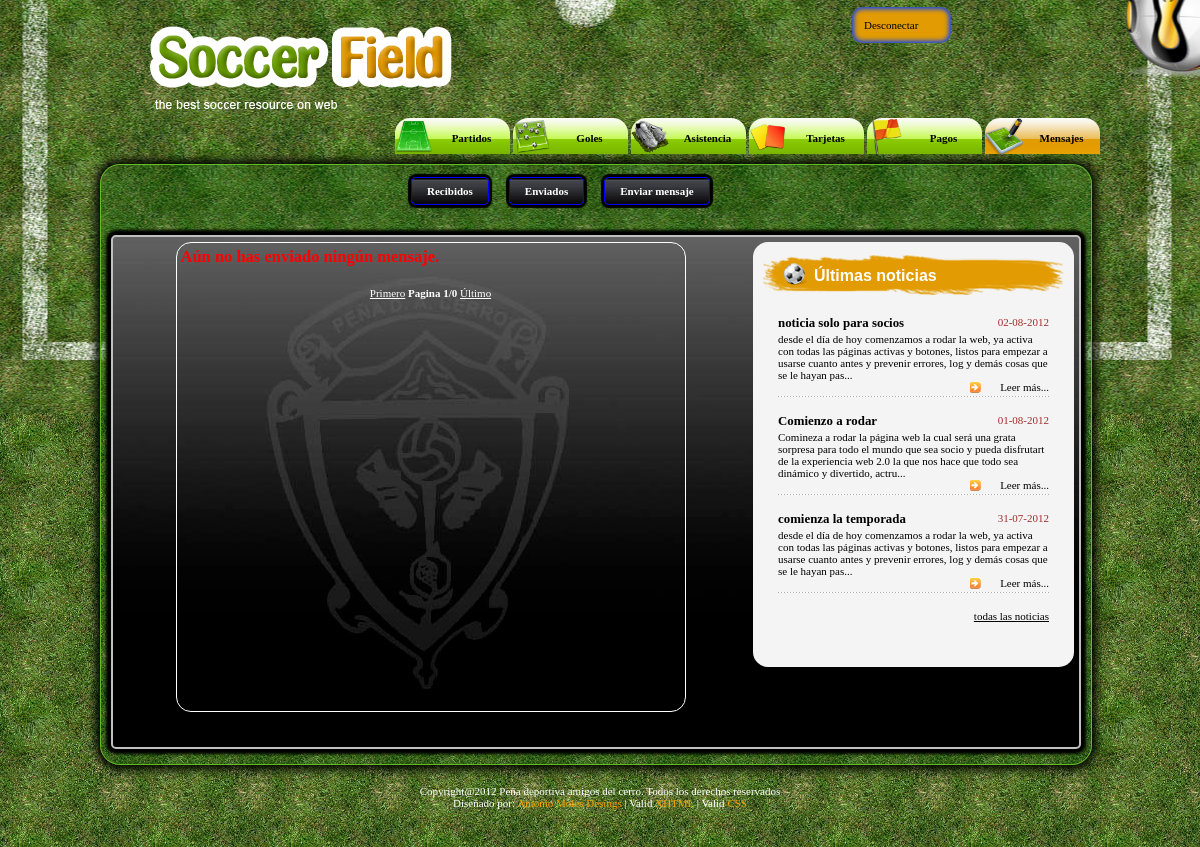
Page /socio/mensajes/enviados.php (signed in) on the committed database.
### tables this page shows
CREATE TABLE IF NOT EXISTS `noticias` (
  `id` int(8) NOT NULL AUTO_INCREMENT,
  `usu` varchar(25) NOT NULL,
  `fecha` timestamp NOT NULL DEFAULT CURRENT_TIMESTAMP,
  `titulo` varchar(50) NOT NULL,
  `contenido` text NOT NULL,
  `tipo` enum('p','s') NOT NULL,
  PRIMARY KEY (`id`,`usu`,`fecha`),
  KEY `noticias_usu_sociousuario` (`usu`)
);

### socio/mensajes/enviados.php (the view, shortened to what this page needs)
<!DOCTYPE html PUBLIC "-//W3C//DTD XHTML 1.0 Transitional//EN" "http://www.w3.org/TR/xhtml1/DTD/xhtml1-transitional.dtd">
<html xmlns="http://www.w3.org/1999/xhtml">
<head>
<link href="../../css/socio.css" rel="stylesheet" type="text/css"/>
<link href="./css/mensajes.css" rel="stylesheet" type="text/css"/>
</head>
<body>
<div id="topimg">
  <?php
		if (isset($_SESSION['usu'])&&isset($_SESSION['pas'])) {
	?>
  <div id="maincontent">
    <div id="header" class="clearfix">
     <div id="Logo">
        <h1></h1>
      </div>
      <div id="selSubHeader" class="clsFloatRight">
	<div id="identificacion">
	  <a href="../../index.php?desconectar=1" >Desconectar</a>
	  </div>
        <ul class="clsClearFixSub">
          <li><a href="../partidos/partidos.php"><img src="../../images/socio/1.png"/>Partidos</a></li>
          <li><a href="../goles/goles.php"><img src="../../images/socio/2.png"/>Goles</a></li>
          <li><a href="../asistencia/asistencia.php"><img src="../../images/socio/3.png"/>Asistencia</a></li>
          <li><a href="../tarjetas/tarjetas.php"><img src="../../images/socio/4.png"/>Tarjetas</a></li>
          <li><a href="../pagos/pagos.php"><img src="../../images/socio/5.png"/>Pagos</a></li>
		  <li class="clsActive"><a href="./mensajes.php"><img src="../../images/socio/6.png"/>Mensajes</a></li>
		</ul>
      </div>
    </div>
    <div id="contenido">
     <div id="submenu" class="submenugoles">
	<ul class="mensajes">
	<li><a href="./recibidos.php">Recibidos</a></li>
	<li><a href="./enviados.php">Enviados</a></li>
	<li><a href="./enviarmensaje.php">Enviar mensaje</a></li>
	</ul>
	</div>
	<div id="resultado">
	<div id="right" class="cajanoticias">
          <div class="right_header">
            <h2>Últimas noticias</h2>
            <div class="rc_list">
              <div class="rc_bx">
                <?php
					include ('../../php/conexion.php');
					$instruccion = "SELECT id,titulo, contenido, fecha
									FROM noticias
									ORDER BY fecha DESC
									LIMIT 0 , 3" ;
					$consulta = mysql_query ($instruccion, $conexion)
						or die ("Fallo en la consulta");
					$nfilas = mysql_num_rows ($consulta);
					for ($i=0; $i<$nfilas; $i++)
										{
										$resultado = mysql_fetch_array ($consulta);
										$dia=substr($resultado['fecha'],8,2);
										$mes=substr($resultado['fecha'],5,2);
										$ano=substr($resultado['fecha'],0,4);
										$fecha=$dia."-".$mes."-".$ano;
										echo "
										<div class='rc_bx'>
										<h3>".$resultado['titulo']."</h3><p class='fechanoticias'>".$fecha."</p>
										<p>".substr($resultado['contenido'], 0, 200)."...</p>
										<div  class='readmore clsFloatRight'> <a class='clsFloatRight' href='../leernoticia.php?noticia=".$resultado['id']."'>Leer más...</a> </div>
										<div class='dotlineC'></div>
										</div>
										";
										}
					echo "<div><p style='text-decoration:underline;text-align:right;'><a href='../paginadornoticias/leernoticias.php'>todas las noticias</a></p></div>";
					?>
              </div>
            </div>
          </div>
        </div>
	<div id="left">
	<div id="drcha">
	<?php
include ('./consultaenviados.php');
	?>
	</div>
	</div>
	</div>
    </div>
	<?php
			}
	?>
    <div id="footer">
	<div class="txtf">
		<p>Copyright@2012 Peña deportiva amigos del cerro. Todos los derechos reservados<br/>
		Diseñado por: <a href="http://es.linkedin.com/pub/antonio-moles-leiva/3a/70/970"><span> Antonio Moles Desings </span></a>| Valid<a href="http://validator.w3.org/check/referer"><span> XHTML </span></a> | Valid <a href="http://jigsaw.w3.org/css-validator/check/referer"><span> CSS </span></a></p>
	</div>
	</div>
  </div>*/
</div>
</body>
</html>

### css/socio.css (style rules this page uses)
body { font-family:Tahoma; margin:0px; padding:0px; text-align:left; background:#3c3b41 url(../images/bg.jpg) repeat; font-size:11px; line-height:normal; }
#topimg { background: url(../images/topimg.jpg) no-repeat center top; width: 100%; display: table; }
html, body { height:auto; }
form,table,p,h1,h2,h3,h4,h5,h6,ul,li,div,dl { margin:0px; padding:0px; }
li { padding:0px; margin:0px; list-style:none; }
a { text-decoration:none; outline:none; color:#000; }
img { border:0px; vertical-align:top; margin:0px; padding:0px; }
.clsFloatRight { float:right; }
.clearfix:after { content: "."; display: block; height: 0; clear: both; visibility: hidden; }
.clearfix { display: inline-table; }
.clearfix { display: block; }
#maincontent { width:1000px; margin:0 auto; }
#header { width:1000px; }
#Logo { margin:0px; padding-top:26px; width:305px; float:left; }
#Logo h1 { background:url(../images/logo.png) no-repeat scroll 0 0; width: 302px; height: 83px; margin-left:50px }
.clsClearFixSub { margin-left:-60px; }
#identificacion { background-color:#e29b02; width: 75px; margin-top:-85px; margin-bottom:75px; margin-left:400px; padding:12px; border-radius:10px; -webkit-box-shadow: inset 0px 0px 5px 2px #0040FF; box-shadow: inset 0px 0px 5px 2px #0040FF; }
#selSubHeader { padding-top:92px; }
#selSubHeader li { background:url(../images/btnimg_s.png) no-repeat scroll center top transparent; float:left; height:36px; margin-left:3px; text-align:center; width:115px; }
#selSubHeader li a { display:block; font-weight:bold; height:36px; line-height:41px; text-decoration:none; width:115px; }
#selSubHeader li a img { width:38px;height:38px;float:left; }
#selSubHeader li a:hover, #selSubHeader .clsActive { background:url(../images/btnimg_h.png) no-repeat scroll center top transparent; height:36px; width:115px; }
#contenido { padding:0px; margin:0px; border:1px solid #62bc23; border-radius:20px; width:990px; margin-top:10px; background-image:url(../images/bgcontenido.png); box-shadow: 0px 0px 10px 4px #000000; }
#submenu { margin:10px; height:50px; clear:both; }
#submenu ul { margin:auto; height:55px; width:auto; }
#submenu ul li { float:left; display:block; margin:10px; }
#submenu ul li a { background-image:url(../images/bgsubmenu.jpg); border:1px solid blue; padding:7px 15px 7px 15px; border-radius:5px; box-shadow: 0px 0px 1px 3px #000000; color:white; font-weight:bold; }
#submenu .mensajes { margin-left:290px; }
#resultado { border:2px solid #c0c0c0; background-color:black; background-image:url(../images/bgresultado.jpg); background-repeat:no-repeat; box-shadow: 0px 0px 3px 5px #000000; border-radius:5px; margin:5px 10px 15px 10px; clear:both; }
#footer { padding:0px; margin:0px; }
.txtf { width:1000px; margin:0 auto; text-align:center; }
.txtf p { color:white; text-align:center; height:50px; padding-top:20px; }
.txtf span { color:orange; text-align:center; }
#left { padding:0px; margin-top:-500px; width:625px; min-height:500px; margin:5px; }
#right { background:url(../images/bg_c.jpg) repeat scroll; width:321px; padding-top:13px; }
#right h2 { font-family:Arial; font-size:16px; color:white; padding-left:61px; line-height:41px; }
.cajanoticias { margin:5px 5px 0px 5px; border-radius:15px; float:right; }
.right_header { background:url(../images/right_sub_t.png) no-repeat top center; padding-bottom:30px; }
.rc_list { padding:20px 25px 15px; }
.rc_bx { margin:0px; }
.fechanoticias { text-align:right; margin-top:-15px; margin-bottom:5px; color:brown; }
.readmore { background:url(../images/readmore.jpg) no-repeat center left; width:79px; }
.dotlineC { background:url(../images/dot_line.jpg) repeat-x scroll; height:3px; margin-bottom:15px; margin-top:15px; }

### socio/mensajes/css/mensajes.css (style rules this page uses)
#drcha { margin:auto; padding:4px; border:1px solid white; width:500px; min-height:460px; border-radius:15px; }

### rows in the picture
noticias: titulo "noticia solo para socios", fecha "02-08-2012", contenido "desde el día de hoy comenzamos a rodar la web, ya activa con todas las páginas activas y botones, listos para empezar a usarse cuanto antes y prevenir errores, log y demás cosas que se le hayan pas"
noticias: titulo "Comienzo a rodar", fecha "01-08-2012", contenido "Comineza a rodar la página web la cual será una grata sorpresa para todo el mundo que sea socio y pueda disfrutart de la experiencia web 2.0 la que nos hace que todo sea dinámico y divertido, actru"
noticias: titulo "comienza la temporada", fecha "31-07-2012", contenido "desde el día de hoy comenzamos a rodar la web, ya activa con todas las páginas activas y botones, listos para empezar a usarse cuanto antes y prevenir errores, log y demás cosas que se le hayan pas"

### other values in the picture
$PagAct "1"
$PagUlt "0"
